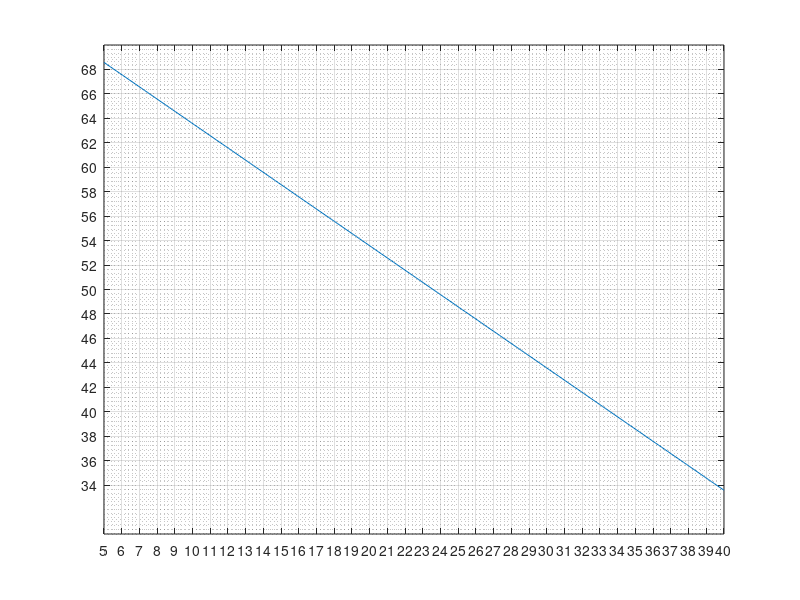

Write the MATLAB code that produced this figure. (Note: this script raises an error after producing the figure.)
%{
CAM Design Assistant
Dwell - Rise - Dwell - Return CAM
2022-12-07
%}

%%
clc; close all; clear;
%============================================
% INPUT 入力
%============================================
% All values in degree
% eventAngle = [rise start - rise end - return start- return end]
eventAngle = [30 70 190 230]; % degree at which the rise/return starts/ends

h = 15; % stroke in mm
maxPressureAngle_deg = 25; % in degree

RPM = 200; % motor velocity in rounds per minutes

sampleRate = 5; % for showing roller on pitch curve with distance in degree
step = 1; % for caculation, the smaller the more accurate, sampling rate in degree

%============================================
% PRELIMINARY CALCULATION
%============================================

maxPressureAngle = deg2rad(maxPressureAngle_deg);
bRise = eventAngle(2) - eventAngle(1) ; %rise period
bReturn = eventAngle(4) - eventAngle(3) ; %return period
% point in time with acceleration change
% points of events = [1-rise, 2-rise +1/8, 3-rise +7/8, 4-rise end, 5-return, 6-return +1/8, 7-return +7/8, 8-return end]
point = [eventAngle(1) eventAngle(1)+bRise/8 eventAngle(1)+7*bRise/8 eventAngle(2) eventAngle(3) eventAngle(3)+bReturn/8 eventAngle(3)+7*bReturn/8 eventAngle(4)];

%============================================
% CHOOSING BASE RADIUS AND ROLLER RADIUS
%============================================
Cv = 1.7596; % Modified sinusoidal
if h >= 0
    B = deg2rad(bRise);
elseif h < 0
    B = deg2rad(bReturn);
end

list_rRoller = linspace(5,40,200); % roller radius in mm
primeRadius = Cv*abs(h)/B/tan(maxPressureAngle)-abs(h)/2;
list_rBase = primeRadius - list_rRoller;
list_rBase = list_rBase .* (list_rBase>0);

figure;
plot(list_rRoller,list_rBase);

tempMin = min(list_rRoller);
tempMax = max(list_rRoller);
xScaleDiv = tempMin:1:tempMax;
xticks(xScaleDiv);

tempMin = min(list_rBase);
tempMax = max(list_rBase);
yScaleDiv = round(min(list_rBase)):round((max(list_rBase)-min(list_rBase))/20):max(list_rBase);
yticks(yScaleDiv);

grid on
grid minor

xlabel({'ローラー半径(mm)'},'FontWeight','light','Color','b');
ylabel({'カムベース円の半径(mm)'},'FontWeight','light','Color','b');

temp = strcat('最大圧角  ', num2str(maxPressureAngle_deg));
temp = strcat(temp,'^o');
temp = {'ローラー半径 vs カムベース円の半径';temp};
title(temp,'Color','b','FontSize',15,'FontWeight','light');

% Ask for user input (user can use the previous figure as reference)
rRoller = input('ローラー半径(mm) を入力してください: '); 
rBase = input('カムベース円の半径(mm) を入力してください: ');

rPrime = rBase + rRoller; %mm - Pitch circle prime radius

theta = 0:step:360;
T = 60/RPM; % period of moving 360 degree, in second
time = linspace(0,T,length(theta));
timeStep = T/size(time,2); % convert step in degree to step in time

%% 
%============================================
% DISPLACEMENT
%============================================

% Rise
temp = theta(theta<point(1));
sDwe1 = zeros(size(temp));
tempTheta = theta(theta >= point(1) & theta < point(2))-point(1);
sRise1 = h/(4+pi)*(pi*tempTheta/bRise - 1/4*sin(4*pi*tempTheta/bRise));
tempTheta = theta(theta >= point(2) & theta < point(3))-point(1);
sRise2 = h/(4+pi)*(2+pi*tempTheta/bRise-9/4*sin(pi/3+4*pi/3*tempTheta/bRise));
tempTheta = theta(theta >= point(3) & theta <= point(4))-point(1);
sRise3 = h/(4+pi)*(4+ pi*tempTheta/bRise - 1/4*sin(4*pi*tempTheta/bRise));

% Dwell
temp = theta(theta > point(4) & theta < point(5));
sDwe2 = zeros(size(temp)) + h;

% Return
tempTheta = theta(theta >= point(5) & theta < point(6))-point(5);
sReturn1 = h/(4+pi)*(4 + pi - pi*tempTheta/bReturn + 1/4*sin(4*pi*tempTheta/bReturn));
tempTheta = theta(theta >= point(6) & theta < point(7))-point(5);
sReturn2 = h/(4+pi)*(2+ pi - pi*tempTheta/bReturn  + 9/4*sin(pi/3+4*pi/3*tempTheta/bReturn));
tempTheta = theta(theta >= point(7) & theta <= point(8))-point(5);
sReturn3 = h/(4+pi)*(pi - pi*tempTheta/bReturn + 1/4*sin(4*pi*tempTheta/bReturn));

% Dwell
temp = theta(theta > point(8) & theta <= 360);
sDwe3 = zeros(size(temp));

% Entire trajectory
s = [sDwe1 sRise1 sRise2 sRise3 sDwe2 sReturn1 sReturn2 sReturn3 sDwe3] + rPrime;

% Plot position vs angle in cartesian coordinate
figure;
subplot(3,1,1);
plot(time,s);
grid on;
grid minor;
xlim([0 T]);
xlabel({'t(s)'},'FontSize',15,'FontWeight','light','Color','b');
ylim([rPrime-2*abs(h)+h/2 rPrime+2*abs(h)+h/2]);
ylabel({'位置','mm'},'FontSize',15,'FontWeight','light','Color','b');
% legend("位置 s");
[tit,] = title({'';'位置・速度・加速　vs　時間'},{['モーター回転速度 ',num2str(RPM),'rpm   ','T = ', num2str(T),'s'];''},...
    'Color','blue');
tit.FontSize = 15;

%============================================
% VELOCITY
%============================================
% velocity with respect to time
vv = diff(s)/timeStep;
vv = [vv s(1)-s(length(s))]; %add the last element to make the length of vv and theta equal
% figure;
subplot(3,1,2);
plot(time,vv);
grid on;
grid minor;
xlim([0 T]);
xlabel({'t(s)'},'FontSize',15,'FontWeight','light','Color','b');
ylabel({'速度','mm/s'},'FontSize',15,'FontWeight','light','Color','b');
%title({'';'速度　vs　時間';''},'Color','b','FontSize',15,'FontWeight','light');
%[tit,] = title({'';'速度　vs　時間'},{['モーター回転速度 ',num2str(RPM),'rpm   ','T = ', num2str(T),'s'];''},'Color','blue');
temp = strcat('最大速度 ',num2str(max(vv)));
temp = strcat(temp,' mm/s');
title(temp,'Color','b','FontSize',15,'FontWeight','light');

%============================================
% ACCELERATION
%============================================
% acceleration with respect to time
aa = diff(vv)/timeStep;
aa = [aa vv(1)-vv(length(vv))];
% figure;
subplot(3,1,3);
plot(time,aa);
grid on;
grid minor;
xlim([0 T]);
xlabel({'t(s)'},'FontSize',15,'FontWeight','light','Color','b');
ylabel({'加速','mm/s^2'},'FontSize',15,'FontWeight','light','Color','b');
%title({'';'加速　vs　時間';''},'Color','b','FontSize',15,'FontWeight','light');
temp = strcat('最大加速  ', num2str(max(aa)));
temp = strcat(temp,' mm/s^2');
title(temp,'Color','b','FontSize',15,'FontWeight','light');

%%
disp('Enter キーを押して続行します');
pause; % Wait for user to press enter to proceed
%%
%============================================
% PRESSURE ANGLE 圧角
%============================================
% tan a = {ds/d(theta)}/(s + rb + rr) %theta in degree

radianStep = deg2rad(step);
d_s = [diff(s) s(1)-s(length(s))];
v_theta = d_s/radianStep; % differentiate s with respect to theta in radian

pitch_radius = s + rRoller;
tanPressureAngle = v_theta./pitch_radius;

pressureAngle = rad2deg(atan(tanPressureAngle));

figure;

yyaxis left
angleColor = 'b';
plot(theta, pressureAngle,'Color',angleColor);
ax = gca;
ax.YColor = angleColor;
grid on;
grid minor;
xlim([0 360]);
xlabel({'回転角度','degree'},'FontSize',15,'FontWeight','light','Color',angleColor);
ylabel({'圧角','degree'},'FontSize',15,'FontWeight','light','Color',angleColor);

yyaxis right
strokeColor = [0.6350 0.0780 0.1840];
plot(theta,s,'Color',strokeColor);
ax = gca;
ax.YColor = strokeColor;
grid on;
grid minor;
xlim([0 360]);
ylim([rPrime-2*abs(h)+h/2 rPrime+2*abs(h)+h/2]);
% xlabel({'角度','degree'},'FontSize',15,'FontWeight','light','Color','b');
ylabel({'位置','mm'},'FontSize',15,'FontWeight','light','Color',strokeColor);
hold on

temp = strcat('最大圧角 ',num2str(max(pressureAngle)));
temp = strcat(temp,'^o');
%  title(temp,'Color','b','FontSize',15,'FontWeight','light');

title({'';'圧角・位置　vs　回転角度';temp;''},'Color','b','FontSize',15,'FontWeight','light');
%%


disp('Enter キーを押して続行します');
pause; % Wait for user to press enter to proceed
%============================================
% RADIUS OF CURVATURE 曲率半径
%============================================
% p = {[(rb + s)^2 + (ds/dtheta)^2]^(3/2)}/[(rb + s)^2 + 2*(ds/dtheta)^2 - (rb+s)*d^2s/dtheta^2]

%%
%============================================
% POSITION IN POLAR COORDINATES
%============================================

pitchColor = [0.8500 0.3250 0.0980];
camColor = 'b'; % cam profile color
% Plot position in polar coordinate
figure;
theta2 = deg2rad(theta);
polarplot(theta2,s,'Color',pitchColor);
grid on;
[title1,] = title({'';'位置　vs　角度';''},'Color','b','FontSize',15,'FontWeight','light');

% Converting Polar to Cartesian Coordinate System
[x,y] = pol2cart(theta2,s);

%%
disp('Enter キーを押して続行します');
pause; % Wait for user to press enter to proceed
%%
%============================================
% CAM PROFILE 
%============================================
% Cam Machining process
figure;

sampleRate = round(sampleRate*length(theta2)/360);
x_sample = transpose(x(1:sampleRate:length(x)));
y_sample = transpose(y(1:sampleRate:length(y)));

centers = [x_sample y_sample];
radii = rRoller*ones(length(y_sample),1);

plot(x,y,'Color',pitchColor);
hold on;
rollerColor = [0.4660 0.6740 0.1880];
p = viscircles([x_sample(1),y_sample(1)],rRoller,'LineWidth',1,'Color',rollerColor);
hold off;
axis equal;
grid on;

for k = 2:1:length(x_sample)
    p = viscircles([x_sample(k),y_sample(k)],rRoller,'LineWidth',1,'Color',rollerColor);
    drawnow
end


% disp('Enter キーを押して続行します'); 
% pause; % Wait for user to press enter to proceed
% ==========================
% Draw roller around cam curve and on pitch curve 
% sample rate is defined in input region

figure;
viscircles(centers,radii,'LineWidth',1,'color',rollerColor);
axis equal;
grid on;
grid minor;
hold on;
plot(x,y,'color','r');

% Plot cam profile
camSurfX = zeros(size(x));
camSurfY = zeros(size(x));

% Boundary. Note that the first and the last points on pitch curve are the
% same
[camSurfX(1),camSurfY(1)] = normalIn([x(length(x)-1) x(1) x(2)],[y(length(y)-1) y(1) y(2)],rRoller); 
[camSurfX(length(x)),camSurfY(length(y))] = normalIn([x(length(x)-1) x(length(x)) x(2)],[y(length(y)-1) y(length(y)) y(2)],rRoller);

for k = 1:1:length(x)-2
X = x(k:1:k+2);
Y = y(k:1:k+2);
[camSurfX(k+1),camSurfY(k+1)] = normalIn(X,Y,rRoller);
end

hold on;
plot(camSurfX,camSurfY,'color','b')

% Visualize angle of pressure
angleEndPointX = zeros(size(x));
angleEndPointY = zeros(size(x));

% Boundary. Note that the first and the last points on pitch curve are the
% same
angleLineFactor = 4;
[angleEndPointX(1),angleEndPointY(1)] = normalOut([x(length(x)-1) x(1) x(2)],[y(length(y)-1) y(1) y(2)],angleLineFactor*rRoller); 
[angleEndPointX(length(x)),angleEndPointY(length(y))] = normalOut([x(length(x)-1) x(length(x)) x(2)],[y(length(y)-1) y(length(y)) y(2)],angleLineFactor*rRoller);

for k = 1:1:length(x)-2
X = x(k:1:k+2);
Y = y(k:1:k+2);
[angleEndPointX(k+1),angleEndPointY(k+1)] = normalOut(X,Y,angleLineFactor*rRoller);
end


%%
disp('Enter キーを押して続行します');
pause; % Wait for user to press enter to proceed to animation
%%
% ====================================
% ANIMATING CAM ROTATION
% ====================================


% Pitch Circle
figure;

for loopNumber = 1:3

hold on
plot(0,0,'o','MarkerFaceColor','r');

rotatedPitch = rotateCw([x;y],-pi/2);
pl = plot(rotatedPitch(1,:),rotatedPitch(2,:),'color',pitchColor);
axis equal;
maxDim = rBase + abs(h) + 2*rRoller + 10;
xlim([-maxDim maxDim]);
ylim([-maxDim maxDim]);

hold on;
grid on;
grid minor;
pl.XDataSource = 'xx';
pl.YDataSource = 'yy';


% Cam Profile
rotatedCam = rotateCw([camSurfX;camSurfY],-pi/2);
pl2 = plot(rotatedCam(1,:),rotatedCam(2,:),'color',camColor);
axis equal;
maxDim = rBase + abs(h) + 2*rRoller + 10;
xlim([-maxDim maxDim]);
ylim([-maxDim maxDim]);

hold on;
pl2.XDataSource = 'xx2';
pl2.YDataSource = 'yy2';

% Roller

index = linspace(0,2*pi,100);
xC = rRoller*cos(index);
yC = rRoller*sin(index) + s(1);
pl3 = plot(xC,yC,'color',rollerColor);
pl3.YDataSource = 'yC';

rollerCenterY = s(1);
pl4 = plot(0,rollerCenterY,'o','MarkerFaceColor',[0 0.4470 0.7410]); % Roller center
pl4.YDataSource = 'rollerCenterY';

maxDim = rBase + abs(h) + 2*rRoller + 10;
xlim([-maxDim maxDim]);
ylim([-maxDim maxDim]);
hold on;

% Pressure angle
rollerCenterY_angle = s(1)+angleLineFactor*rRoller;
angle1y = [rollerCenterY rollerCenterY_angle];
pl5 = plot([0 0],angle1y,'MarkerFaceColor',[0 0.4470 0.7410]); 
pl5.YDataSource = 'angle1y';
hold on;

rotatedAngleEnd = rotateCw([angleEndPointX(1);angleEndPointY(1)],-pi/2);
angle2x = [0 rotatedAngleEnd(1)];
angle2y = [rollerCenterY rotatedAngleEnd(2)];
pl6 = plot(angle2x,angle2y,'MarkerFaceColor',[0 0.4470 0.7410]); 
pl6.XDataSource = 'angle2x';
pl6.YDataSource = 'angle2y';

% startAngle = -pi/2;
% stopAngle = startAngle + 2*pi;
% for i = startAngle:2*pi/360:stopAngle


for i = 1:length(theta2)
j = theta2(i)-pi/2;

rotatedPitch = rotateCw([x;y],j);
xx = rotatedPitch(1,:);
yy = rotatedPitch(2,:);

rotatedCam = rotateCw([camSurfX;camSurfY],j);
xx2 = rotatedCam(1,:);
yy2 = rotatedCam(2,:);

yC = rRoller*sin(index) + s(i);
rollerCenterY = s(i);
rollerCenterY_angle = s(i)+angleLineFactor*rRoller;
angle1y = [rollerCenterY rollerCenterY_angle];

rotatedAngleEnd = rotateCw([angleEndPointX(i);angleEndPointY(i)],j);
angle2x = [0 rotatedAngleEnd(1)];
angle2y = [rollerCenterY rotatedAngleEnd(2)];

temp5 = strcat('圧角　',num2str(pressureAngle(i)),'^o     ');
temp2 = strcat('トローク　',num2str(s(i)-rPrime),' mm     ');
temp3 = strcat('回転角度　',num2str(theta(i)),'^o   ');
updatedTitle = {temp3; temp2; temp5};
[titleAni,] = title(updatedTitle,'Color',[0 0.4470 0.7410],'FontSize',14);

temp4 = strcat('位置　',num2str(s(i)),' mm     ');
ylabel(temp4,'Color',angleColor,'FontSize',15);
temp1 = strcat('経過時間　',num2str(time(i)),' s     ');
xlabel(temp1,'Color',angleColor,'FontSize',15);



refreshdata
pause(0.001)
end

end
%%


% pause; % Wait for user to press enter to proceed to animation
% prompt = "Show machining process? Y/N [Y]: ";
% txt = input(prompt,"s");
% if isempty(txt)
%     txt = 'Y';
% end
% 
% if (txt == 'n')
%     return
% end


% Export Cam Profile to Excel as XYZ Coordinates
% x_cord = transpose(camSurfX);
% y_cord = transpose(camSurfY);
% z_cord = zeros(length(theta2),1);
% 
% cam_profile = [x_cord y_cord z_cord];

% writematrix(cam_profile,'cam_profile.xlsx');
% writematrix(cam_profile,'cam_profile.txt');

function Y = rotateCw(X,theta)
% rotate clockwise

rotMat = [cos(theta) sin(theta); -sin(theta) cos(theta)];
Y = rotMat * X;
end

function [xo,yo] = normalIn(x,y,R)
% x and y are row vector of length 3 (longer vectors don't cause problem,
% but only the first 3 elements will be used. 

% Call the three point represented by x and y A, B and C
% This function return the coordinates of point D such that
% * DB is perpendicular to AC
% * DB has length R
% * D is on the left hand side when moving on the curve ABC from A to C

% calculate normal vector <a,b>
a = y(1)-y(3);
b = x(3)-x(1);
k = R/sqrt(a^2+b^2); 

% temporary factor
xo = k*a + x(2);
yo = k*b + y(2);
end

function [xo,yo] = normalOut(x,y,R)
% x and y are row vector of length 3 (longer vectors don't cause problem,
% but only the first 3 elements will be used. 

% Call the three point represented by x and y A, B and C
% This function return the coordinates of point D such that
% * DB is perpendicular to AC
% * DB has length R
% * D is on the right hand side when moving on the curve ABC from A to C

% calculate normal vector <a,b>
a = y(1)-y(3);
b = x(3)-x(1);
k = -R/sqrt(a^2+b^2); 

% temporary factor
xo = k*a + x(2);
yo = k*b + y(2);
end


function [radius,radArg] = radCurv(f,arg)

% Numerically computing radius of curvature
% arg is used only to define step. In this program arg is array of angles
    step = arg(2)-arg(1);
    f1 = diff(f)/step;
    f2 = diff(f1)/step;
    f1 = regulate(f1,f2);
    ff = regulate(f,f2);
    radArg = regulate(arg,f2);
    
    k1 = 2*sqrVec(f1) + sqrVec(ff) - ff.*f2;
    k2 = (sqrVec(f1) + sqrVec(ff)).^(3/2);
    radius = k2./k1;
end

function sqrVec = sqrVec(x)
    sqrVec = x.*x;
end

function regulated = regulate(x,ref)
    regulated = x(1:length(ref));
end

